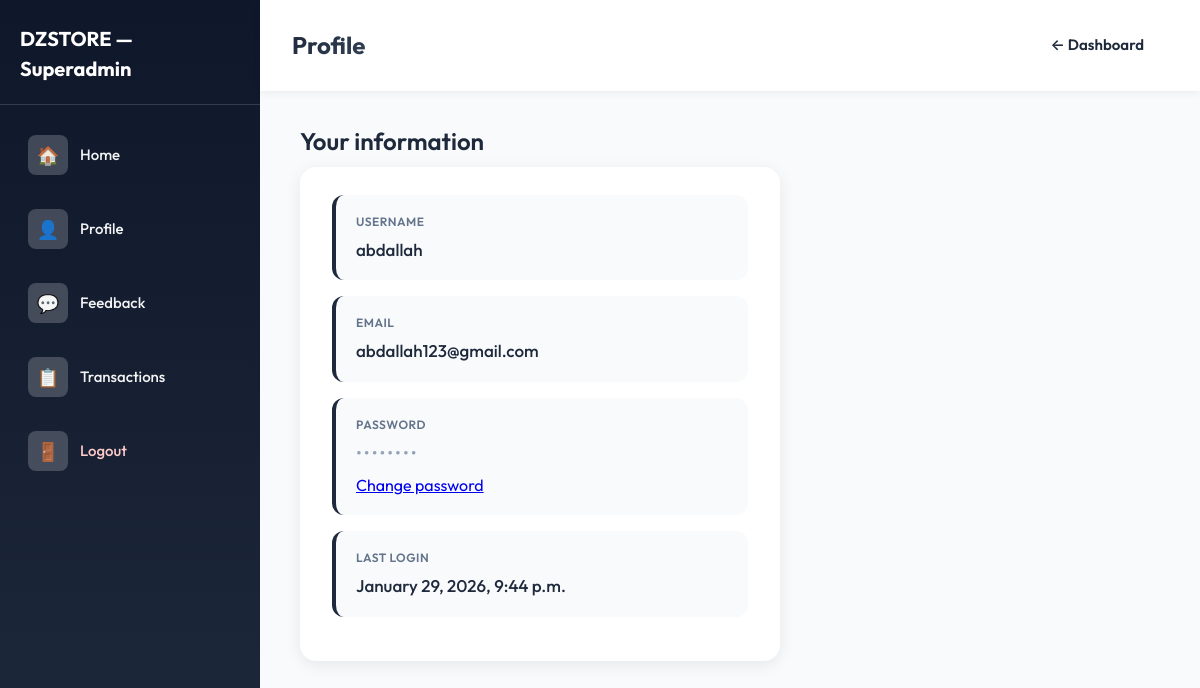
The app's page /superadmin/profile/ (signed in) with its own data.
### accounts/models.py (models this page shows, shortened)
class Client(AbstractUser):
    email = models.EmailField(unique=True)
    age = models.PositiveIntegerField(
        validators=[MinValueValidator(18)],
        null=True,
        blank=False,
    )

### accounts/views.py (the view)
# urls.py: path('superadmin/profile/', superadmin_profile_view, name='superadmin_profile'),
@login_required
def superadmin_profile_view(request):
    if not getattr(request.user, "is_superuser", False):
        messages.error(request, "Access denied. Superadmin only.")
        return redirect("superadmin_login")
    return render(request, "accounts/superadmin_profile.html")

### accounts/context_processors.py (called while the page is built)
def seller_notifications(request):
    if not request.user.is_authenticated:
        return {"seller_unread_notifications": 0}
    if not Seller.objects.filter(user=request.user).exists():
        return {"seller_unread_notifications": 0}
    seller = Seller.objects.get(user=request.user)
    count = Notification.objects.filter(seller=seller, is_read=False).count()
    return {"seller_unread_notifications": count}

### accounts/templates/accounts/superadmin_profile.html (shortened to what this page needs)
{% extends "accounts/base_superadmin.html" %}
{% block header_title %}Profile{% endblock %}
{% block header_actions %}
    <a href="{% url 'superadmin_home' %}" class="btn btn-ghost">← Dashboard</a>
{% endblock %}
{% block content %}
    <h2 class="page-title">Your information</h2>
    <div class="card" style="max-width: 480px;">
        <div class="info-group">
            <div class="label">Username</div>
            <div class="value">{{ user.username }}</div>
        </div>
        <div class="info-group">
            <div class="label">Email</div>
            <div class="value">{{ user.email|default:"—" }}</div>
        </div>
        <div class="info-group">
            <div class="label">Password</div>
            <div class="value" style="color:#94a3b8; letter-spacing:2px;">••••••••</div>
            <p class="helptext" style="margin-top:8px;"><a href="{% url 'superadmin_password_change' %}">Change password</a></p>
        </div>
        {% if user.last_login %}
        <div class="info-group">
            <div class="label">Last login</div>
            <div class="value">{{ user.last_login|date:"F j, Y, g:i a" }}</div>
        </div>
        {% endif %}
    </div>
{% endblock %}

### accounts/static/accounts/css/dzstore.css (style rules this page uses)
:root { --font: 'Outfit', -apple-system, BlinkMacSystemFont, sans-serif; --radius-sm: 8px; --radius-md: 12px; --radius-lg: 16px; --radius-xl: 20px; --shadow-sm: 0 2px 8px rgba(0,0,0,0.06); --shadow-md: 0 4px 16px rgba(0,0,0,0.08); --shadow-lg: 0 8px 32px rgba(0,0,0,0.12); --transition: 0.2s ease; --primary: #6366f1; --primary-dark: #4f46e5; --primary-light: #818cf8; --accent: #8b5cf6; --sidebar-from: #4f46e5; --sidebar-to: #7c3aed; --gradient: linear-gradient(135deg, var(--primary) 0%, var(--accent) 100%); --sidebar-bg: linear-gradient(180deg, var(--sidebar-from), var(--sidebar-to)); --btn-bg: var(--gradient); --focus-ring: rgba(99, 102, 241, 0.25); --card-accent: var(--accent); --danger: #dc2626; --danger-bg: #fee2e2; --success-bg: #dcfce7; --success-text: #166534; --warning-bg: #fef3c7; --warning-text: #92400e; }
.theme-superadmin { --primary: #1e293b; --primary-dark: #0f172a; --primary-light: #334155; --accent: #475569; --sidebar-from: #0f172a; --sidebar-to: #1e293b; --gradient: linear-gradient(135deg, #1e293b 0%, #334155 100%); --sidebar-bg: linear-gradient(180deg, var(--sidebar-from), var(--sidebar-to)); --btn-bg: var(--gradient); --focus-ring: rgba(30, 41, 59, 0.2); --card-accent: #1e293b; }
*, *::before, *::after { margin: 0; padding: 0; box-sizing: border-box; }
html { scroll-behavior: smooth; }
body { font-family: var(--font); font-size: 16px; line-height: 1.5; color: #1e293b; background: #f1f5f9; min-height: 100vh; -webkit-font-smoothing: antialiased; }
.layout-app { display: flex; min-height: 100vh; overflow-x: hidden; }
.page-title { font-size: 24px; font-weight: 600; color: #1e293b; margin-bottom: 8px; }
.card { background: #fff; border-radius: var(--radius-lg); box-shadow: var(--shadow-md); padding: 28px 32px; }
.btn { display: inline-flex; align-items: center; justify-content: center; gap: 8px; padding: 14px 24px; font-family: var(--font); font-size: 15px; font-weight: 600; border-radius: var(--radius-sm); border: none; cursor: pointer; text-decoration: none; transition: transform var(--transition), box-shadow var(--transition), opacity var(--transition); }
.btn-ghost { background: transparent; color: var(--primary); font-weight: 600; }
.theme-superadmin .btn-ghost { color: var(--primary); }
.info-group { margin-bottom: 16px; padding: 18px 20px; border-radius: var(--radius-md); background: #f8fafc; border-left: 4px solid var(--card-accent); transition: box-shadow var(--transition); }
.info-group .label { font-size: 12px; font-weight: 600; color: #64748b; text-transform: uppercase; letter-spacing: 0.5px; margin-bottom: 6px; display: flex; align-items: center; gap: 8px; }
.info-group .value { font-size: 17px; font-weight: 500; color: #1e293b; }

### records on screen
Client: username "abdallah", email "abdallah123@gmail.com", last_login "January 29, 2026, 9:44 p.m."
